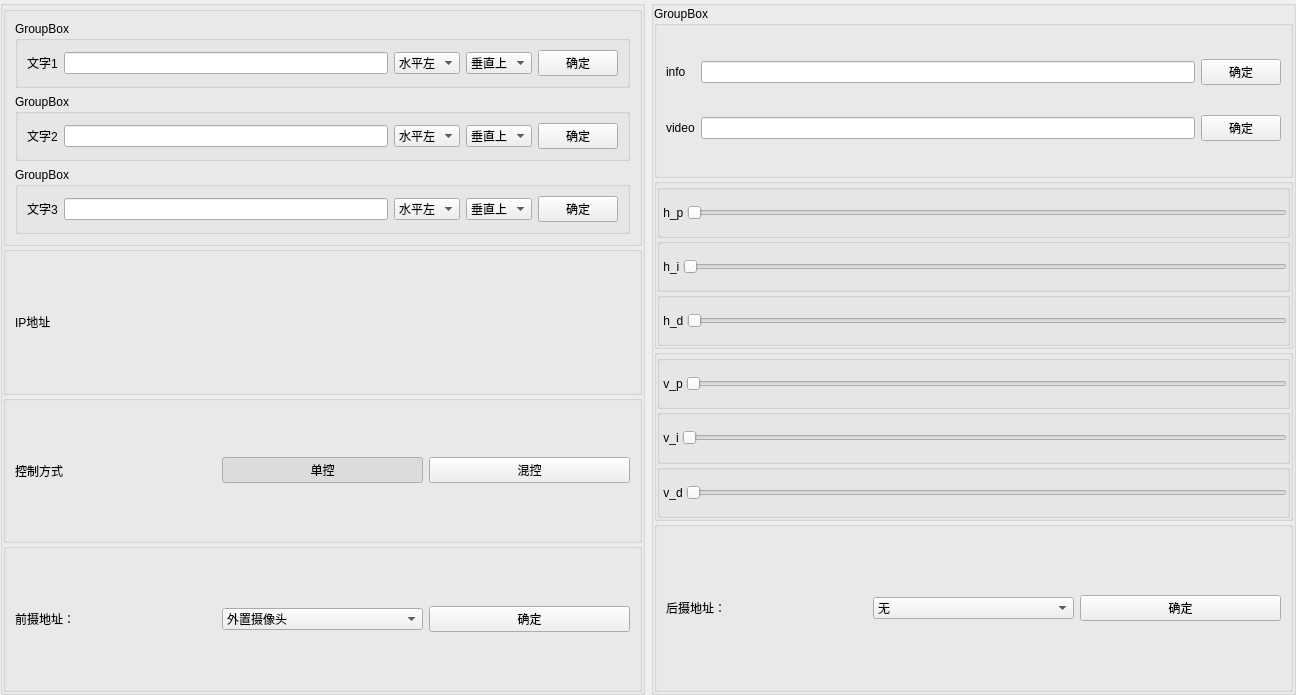
<?xml version="1.0" encoding="UTF-8"?>
<ui version="4.0">
 <class>Form</class>
 <widget class="QWidget" name="Form">
  <property name="geometry">
   <rect>
    <x>0</x>
    <y>0</y>
    <width>1296</width>
    <height>695</height>
   </rect>
  </property>
  <property name="windowTitle">
   <string>Form</string>
  </property>
  <layout class="QHBoxLayout" name="horizontalLayout" stretch="1,1">
   <property name="leftMargin">
    <number>0</number>
   </property>
   <property name="topMargin">
    <number>0</number>
   </property>
   <property name="rightMargin">
    <number>0</number>
   </property>
   <property name="bottomMargin">
    <number>0</number>
   </property>
   <item>
    <widget class="QGroupBox" name="groupBox">
     <property name="title">
      <string/>
     </property>
     <layout class="QVBoxLayout" name="verticalLayout" stretch="1,1,1,1">
      <property name="spacing">
       <number>0</number>
      </property>
      <property name="leftMargin">
       <number>0</number>
      </property>
      <property name="topMargin">
       <number>0</number>
      </property>
      <property name="rightMargin">
       <number>0</number>
      </property>
      <property name="bottomMargin">
       <number>0</number>
      </property>
      <item>
       <widget class="QGroupBox" name="groupBox_15">
        <property name="title">
         <string/>
        </property>
        <layout class="QVBoxLayout" name="verticalLayout_5">
         <item>
          <widget class="QGroupBox" name="groupBox_18">
           <property name="title">
            <string>GroupBox</string>
           </property>
           <layout class="QHBoxLayout" name="horizontalLayout_2">
            <item>
             <widget class="QLabel" name="label_3">
              <property name="text">
               <string>文字1</string>
              </property>
             </widget>
            </item>
            <item>
             <widget class="QLineEdit" name="text1_line_edit"/>
            </item>
            <item>
             <widget class="QComboBox" name="text1_x_combo_box">
              <item>
               <property name="text">
                <string>水平左</string>
               </property>
              </item>
              <item>
               <property name="text">
                <string>水平中</string>
               </property>
              </item>
              <item>
               <property name="text">
                <string>水平右</string>
               </property>
              </item>
             </widget>
            </item>
            <item>
             <widget class="QComboBox" name="text1_y_combo_box">
              <item>
               <property name="text">
                <string>垂直上</string>
               </property>
              </item>
              <item>
               <property name="text">
                <string>垂直中</string>
               </property>
              </item>
              <item>
               <property name="text">
                <string>垂直下</string>
               </property>
              </item>
             </widget>
            </item>
            <item>
             <widget class="QPushButton" name="text1_button">
              <property name="text">
               <string>确定</string>
              </property>
             </widget>
            </item>
           </layout>
          </widget>
         </item>
         <item>
          <widget class="QGroupBox" name="groupBox_17">
           <property name="title">
            <string>GroupBox</string>
           </property>
           <layout class="QHBoxLayout" name="horizontalLayout_12">
            <item>
             <widget class="QLabel" name="label_4">
              <property name="text">
               <string>文字2</string>
              </property>
             </widget>
            </item>
            <item>
             <widget class="QLineEdit" name="text2_line_edit"/>
            </item>
            <item>
             <widget class="QComboBox" name="text2_x_combo_box">
              <item>
               <property name="text">
                <string>水平左</string>
               </property>
              </item>
              <item>
               <property name="text">
                <string>水平中</string>
               </property>
              </item>
              <item>
               <property name="text">
                <string>水平右</string>
               </property>
              </item>
             </widget>
            </item>
            <item>
             <widget class="QComboBox" name="text2_y_combo_box">
              <item>
               <property name="text">
                <string>垂直上</string>
               </property>
              </item>
              <item>
               <property name="text">
                <string>垂直中</string>
               </property>
              </item>
              <item>
               <property name="text">
                <string>垂直下</string>
               </property>
              </item>
             </widget>
            </item>
            <item>
             <widget class="QPushButton" name="text2_button">
              <property name="text">
               <string>确定</string>
              </property>
             </widget>
            </item>
           </layout>
          </widget>
         </item>
         <item>
          <widget class="QGroupBox" name="groupBox_16">
           <property name="title">
            <string>GroupBox</string>
           </property>
           <layout class="QHBoxLayout" name="horizontalLayout_13">
            <item>
             <widget class="QLabel" name="label_5">
              <property name="text">
               <string>文字3</string>
              </property>
             </widget>
            </item>
            <item>
             <widget class="QLineEdit" name="text3_line_edit"/>
            </item>
            <item>
             <widget class="QComboBox" name="text3_x_combo_box">
              <item>
               <property name="text">
                <string>水平左</string>
               </property>
              </item>
              <item>
               <property name="text">
                <string>水平中</string>
               </property>
              </item>
              <item>
               <property name="text">
                <string>水平右</string>
               </property>
              </item>
             </widget>
            </item>
            <item>
             <widget class="QComboBox" name="text3_y_combo_box">
              <item>
               <property name="text">
                <string>垂直上</string>
               </property>
              </item>
              <item>
               <property name="text">
                <string>垂直中</string>
               </property>
              </item>
              <item>
               <property name="text">
                <string>垂直右</string>
               </property>
              </item>
             </widget>
            </item>
            <item>
             <widget class="QPushButton" name="text3_button">
              <property name="text">
               <string>确定</string>
              </property>
             </widget>
            </item>
           </layout>
          </widget>
         </item>
        </layout>
       </widget>
      </item>
      <item>
       <widget class="QGroupBox" name="groupBox_3">
        <property name="title">
         <string/>
        </property>
        <layout class="QGridLayout" name="gridLayout">
         <item row="0" column="0">
          <widget class="QLabel" name="ip_address_label">
           <property name="text">
            <string>IP地址</string>
           </property>
          </widget>
         </item>
        </layout>
       </widget>
      </item>
      <item>
       <widget class="QGroupBox" name="groupBox_4">
        <property name="title">
         <string/>
        </property>
        <layout class="QHBoxLayout" name="horizontalLayout_3">
         <item>
          <widget class="QLabel" name="control_label">
           <property name="text">
            <string>控制方式</string>
           </property>
          </widget>
         </item>
         <item>
          <widget class="QPushButton" name="single_control_btn">
           <property name="text">
            <string>单控</string>
           </property>
           <property name="checkable">
            <bool>true</bool>
           </property>
           <property name="checked">
            <bool>true</bool>
           </property>
           <property name="autoExclusive">
            <bool>true</bool>
           </property>
          </widget>
         </item>
         <item>
          <widget class="QPushButton" name="mix_control_btn">
           <property name="enabled">
            <bool>true</bool>
           </property>
           <property name="text">
            <string>混控</string>
           </property>
           <property name="checkable">
            <bool>true</bool>
           </property>
           <property name="autoExclusive">
            <bool>true</bool>
           </property>
          </widget>
         </item>
        </layout>
       </widget>
      </item>
      <item>
       <widget class="QGroupBox" name="groupBox_5">
        <property name="title">
         <string/>
        </property>
        <layout class="QHBoxLayout" name="horizontalLayout_4">
         <item>
          <widget class="QLabel" name="label">
           <property name="text">
            <string>前摄地址：</string>
           </property>
          </widget>
         </item>
         <item>
          <widget class="QComboBox" name="fva_combo_box">
           <item>
            <property name="text">
             <string>外置摄像头</string>
            </property>
           </item>
           <item>
            <property name="text">
             <string>内置舵机摄像头</string>
            </property>
           </item>
           <item>
            <property name="text">
             <string>内置大摄像头</string>
            </property>
           </item>
          </widget>
         </item>
         <item>
          <widget class="QPushButton" name="fva_button">
           <property name="text">
            <string>确定</string>
           </property>
          </widget>
         </item>
        </layout>
       </widget>
      </item>
     </layout>
    </widget>
   </item>
   <item>
    <widget class="QGroupBox" name="groupBox_2">
     <property name="title">
      <string/>
     </property>
     <layout class="QVBoxLayout" name="verticalLayout_2" stretch="1,1,1,1">
      <property name="spacing">
       <number>0</number>
      </property>
      <property name="leftMargin">
       <number>0</number>
      </property>
      <property name="topMargin">
       <number>0</number>
      </property>
      <property name="rightMargin">
       <number>0</number>
      </property>
      <property name="bottomMargin">
       <number>0</number>
      </property>
      <item>
       <widget class="QGroupBox" name="groupBox_19">
        <property name="title">
         <string>GroupBox</string>
        </property>
        <layout class="QGridLayout" name="gridLayout_2">
         <item row="0" column="0">
          <widget class="QLabel" name="label_6">
           <property name="text">
            <string>info</string>
           </property>
          </widget>
         </item>
         <item row="0" column="1">
          <widget class="QLineEdit" name="info_inter_line_edit"/>
         </item>
         <item row="0" column="2">
          <widget class="QPushButton" name="info_inter_btn">
           <property name="text">
            <string>确定</string>
           </property>
          </widget>
         </item>
         <item row="1" column="0">
          <widget class="QLabel" name="label_7">
           <property name="text">
            <string>video</string>
           </property>
          </widget>
         </item>
         <item row="1" column="2">
          <widget class="QPushButton" name="video_inter_btn">
           <property name="text">
            <string>确定</string>
           </property>
          </widget>
         </item>
         <item row="1" column="1">
          <widget class="QLineEdit" name="video_inter_line_edit"/>
         </item>
        </layout>
       </widget>
      </item>
      <item>
       <widget class="QGroupBox" name="groupBox_6">
        <property name="title">
         <string/>
        </property>
        <layout class="QVBoxLayout" name="verticalLayout_3">
         <property name="spacing">
          <number>0</number>
         </property>
         <property name="leftMargin">
          <number>0</number>
         </property>
         <property name="topMargin">
          <number>0</number>
         </property>
         <property name="rightMargin">
          <number>0</number>
         </property>
         <property name="bottomMargin">
          <number>0</number>
         </property>
         <item>
          <widget class="QGroupBox" name="groupBox_11">
           <property name="title">
            <string/>
           </property>
           <layout class="QHBoxLayout" name="horizontalLayout_5">
            <property name="spacing">
             <number>0</number>
            </property>
            <property name="leftMargin">
             <number>0</number>
            </property>
            <property name="topMargin">
             <number>0</number>
            </property>
            <property name="rightMargin">
             <number>0</number>
            </property>
            <property name="bottomMargin">
             <number>0</number>
            </property>
            <item>
             <widget class="QLabel" name="h_p_label">
              <property name="text">
               <string> h_p </string>
              </property>
             </widget>
            </item>
            <item>
             <widget class="QSlider" name="h_p_slider">
              <property name="orientation">
               <enum>Qt::Horizontal</enum>
              </property>
             </widget>
            </item>
           </layout>
          </widget>
         </item>
         <item>
          <widget class="QGroupBox" name="groupBox_10">
           <property name="title">
            <string/>
           </property>
           <layout class="QHBoxLayout" name="horizontalLayout_6">
            <property name="spacing">
             <number>0</number>
            </property>
            <property name="leftMargin">
             <number>0</number>
            </property>
            <property name="topMargin">
             <number>0</number>
            </property>
            <property name="rightMargin">
             <number>0</number>
            </property>
            <property name="bottomMargin">
             <number>0</number>
            </property>
            <item>
             <widget class="QLabel" name="h_i_label">
              <property name="text">
               <string> h_i </string>
              </property>
             </widget>
            </item>
            <item>
             <widget class="QSlider" name="h_i_slider">
              <property name="orientation">
               <enum>Qt::Horizontal</enum>
              </property>
             </widget>
            </item>
           </layout>
          </widget>
         </item>
         <item>
          <widget class="QGroupBox" name="groupBox_9">
           <property name="title">
            <string/>
           </property>
           <layout class="QHBoxLayout" name="horizontalLayout_7">
            <property name="spacing">
             <number>0</number>
            </property>
            <property name="leftMargin">
             <number>0</number>
            </property>
            <property name="topMargin">
             <number>0</number>
            </property>
            <property name="rightMargin">
             <number>0</number>
            </property>
            <property name="bottomMargin">
             <number>0</number>
            </property>
            <item>
             <widget class="QLabel" name="h_d_label">
              <property name="text">
               <string> h_d </string>
              </property>
             </widget>
            </item>
            <item>
             <widget class="QSlider" name="h_d_slider">
              <property name="orientation">
               <enum>Qt::Horizontal</enum>
              </property>
             </widget>
            </item>
           </layout>
          </widget>
         </item>
        </layout>
       </widget>
      </item>
      <item>
       <widget class="QGroupBox" name="groupBox_8">
        <property name="title">
         <string/>
        </property>
        <layout class="QVBoxLayout" name="verticalLayout_4" stretch="1,1,1">
         <property name="spacing">
          <number>0</number>
         </property>
         <property name="leftMargin">
          <number>0</number>
         </property>
         <property name="topMargin">
          <number>0</number>
         </property>
         <property name="rightMargin">
          <number>0</number>
         </property>
         <property name="bottomMargin">
          <number>0</number>
         </property>
         <item>
          <widget class="QGroupBox" name="groupBox_12">
           <property name="title">
            <string/>
           </property>
           <layout class="QHBoxLayout" name="horizontalLayout_8">
            <property name="spacing">
             <number>0</number>
            </property>
            <property name="leftMargin">
             <number>0</number>
            </property>
            <property name="topMargin">
             <number>0</number>
            </property>
            <property name="rightMargin">
             <number>0</number>
            </property>
            <property name="bottomMargin">
             <number>0</number>
            </property>
            <item>
             <widget class="QLabel" name="v_p_label">
              <property name="text">
               <string> v_p </string>
              </property>
             </widget>
            </item>
            <item>
             <widget class="QSlider" name="v_p_slider">
              <property name="orientation">
               <enum>Qt::Horizontal</enum>
              </property>
             </widget>
            </item>
           </layout>
          </widget>
         </item>
         <item>
          <widget class="QGroupBox" name="groupBox_14">
           <property name="title">
            <string/>
           </property>
           <layout class="QHBoxLayout" name="horizontalLayout_9">
            <property name="spacing">
             <number>0</number>
            </property>
            <property name="leftMargin">
             <number>0</number>
            </property>
            <property name="topMargin">
             <number>0</number>
            </property>
            <property name="rightMargin">
             <number>0</number>
            </property>
            <property name="bottomMargin">
             <number>0</number>
            </property>
            <item>
             <widget class="QLabel" name="v_i_label">
              <property name="text">
               <string> v_i </string>
              </property>
             </widget>
            </item>
            <item>
             <widget class="QSlider" name="v_i_slider">
              <property name="orientation">
               <enum>Qt::Horizontal</enum>
              </property>
             </widget>
            </item>
           </layout>
          </widget>
         </item>
         <item>
          <widget class="QGroupBox" name="groupBox_13">
           <property name="title">
            <string/>
           </property>
           <layout class="QHBoxLayout" name="horizontalLayout_10">
            <property name="spacing">
             <number>0</number>
            </property>
            <property name="leftMargin">
             <number>0</number>
            </property>
            <property name="topMargin">
             <number>0</number>
            </property>
            <property name="rightMargin">
             <number>0</number>
            </property>
            <property name="bottomMargin">
             <number>0</number>
            </property>
            <item>
             <widget class="QLabel" name="v_d_label">
              <property name="text">
               <string> v_d </string>
              </property>
             </widget>
            </item>
            <item>
             <widget class="QSlider" name="v_d_slider">
              <property name="orientation">
               <enum>Qt::Horizontal</enum>
              </property>
             </widget>
            </item>
           </layout>
          </widget>
         </item>
        </layout>
       </widget>
      </item>
      <item>
       <widget class="QGroupBox" name="groupBox_7">
        <property name="title">
         <string/>
        </property>
        <layout class="QHBoxLayout" name="horizontalLayout_11">
         <item>
          <widget class="QLabel" name="label_2">
           <property name="text">
            <string>后摄地址：</string>
           </property>
          </widget>
         </item>
         <item>
          <widget class="QComboBox" name="bva_combo_box">
           <item>
            <property name="text">
             <string>无</string>
            </property>
           </item>
           <item>
            <property name="text">
             <string>外置摄像头</string>
            </property>
           </item>
          </widget>
         </item>
         <item>
          <widget class="QPushButton" name="bva_button">
           <property name="text">
            <string>确定</string>
           </property>
          </widget>
         </item>
        </layout>
       </widget>
      </item>
     </layout>
    </widget>
   </item>
  </layout>
 </widget>
 <resources>
  <include location="../resource.qrc"/>
 </resources>
 <connections/>
</ui>
